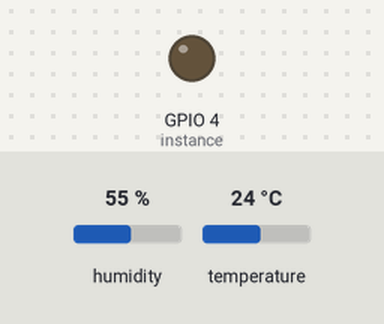
Bench run of a program on a simulated Raspberry Pi (BCM pin numbers). On the bench: output pins drawn as LEDs (lit = HIGH). The test bench sets the inputs (shaded band); at power-on: humidity 55 %, temperature 24 °C. The clock reads 2024-03-15 10:24:30 at power-on unless the program sets it; databases and web services accept everything at once and return nothing; library files of the repository ran but are not shown: dht11.py; what the program prints to the terminal is not drawn.

Above: at 0.1 s.
Timing chart, 0 to 1.6 s (numbered marks = the images above):
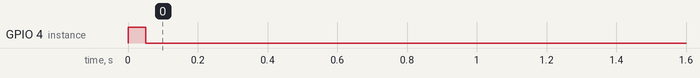

The program:

database.py
```python
import MySQLdb
import dht11
import RPi.GPIO as GPIO
GPIO.setwarnings(False)
GPIO.setmode(GPIO.BCM)
instance = dht11.DHT11(4)
import time
db = MySQLdb.connect("localhost","kaung",\
"hello","sensor_data" )
cursor = db.cursor()
while 1:
    d = time.strftime("%m/%d/%Y")
    t = time.strftime("%H:%M:%S")
    result = instance.read()
    temp = result.temperature;
    humi = result.humidity;
    error = result.error_code
    if error == 0:
        sql = "INSERT INTO sensor_table(date,\
        time,temperature,humidity) VALUES ('%s', \
        '%s', '%d', '%d')" % (d, t, temp, humi)
	cursor.execute(sql)
	db.commit()
	time.sleep(2)
	print "done"
db.close()
```

Measured:
- by itself, GPIO 4 (instance): LOW → HIGH at 0.00 s, → LOW 0.05 s later
